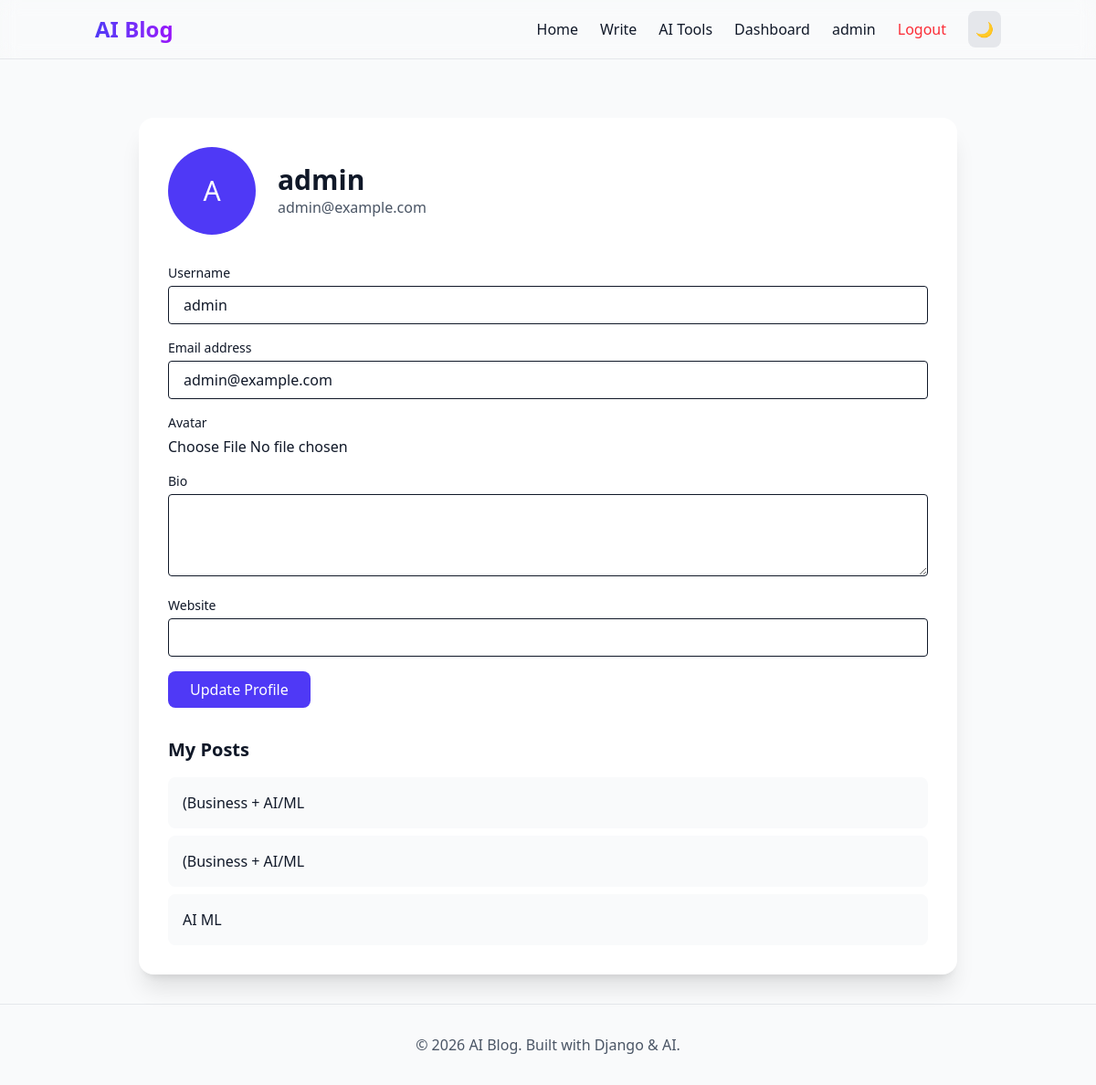
The app's page /users/profile/ (signed in) with its own data.
### users/models.py (models this page shows, shortened)
class CustomUser(AbstractUser):
    avatar = models.ImageField(upload_to='avatars/', blank=True, null=True)
    bio = models.TextField(blank=True, null=True)
    website = models.URLField(blank=True, null=True)

### posts/models.py (models this page shows, shortened)
class Post(models.Model):
    title = models.CharField(max_length=200)
    slug = models.SlugField(unique=True, blank=True)
    content = RichTextUploadingField()
    author = models.ForeignKey(User, on_delete=models.CASCADE, related_name='posts')
    category = models.ForeignKey(Category, on_delete=models.SET_NULL, null=True, blank=True)
    tags = TaggableManager(blank=True)
    created_at = models.DateTimeField(auto_now_add=True)
    updated_at = models.DateTimeField(auto_now=True)
    is_published = models.BooleanField(default=True)
    is_ai_generated = models.BooleanField(default=False)
    likes = models.ManyToManyField(User, related_name='liked_posts', blank=True)
    bookmarks = models.ManyToManyField(User, related_name='bookmarked_posts', blank=True)
    class Meta:
        ordering = ['-created_at']

### users/views.py (the view)
# urls.py: path('profile/', views.profile_view, name='profile'),
@login_required
def profile_view(request):
    if request.method == 'POST':
        form = ProfileEditForm(request.POST, request.FILES, instance=request.user)
        if form.is_valid():
            form.save()
            return redirect('users:profile')
    else:
        form = ProfileEditForm(instance=request.user)
    return render(request, 'users/profile.html', {'form': form})

### users/forms.py
class ProfileEditForm(forms.ModelForm):
    class Meta:
        model = CustomUser
        fields = ('username', 'email', 'avatar', 'bio', 'website')
        widgets = {
            'username': forms.TextInput(attrs={'class': 'w-full px-4 py-2 rounded border'}),
            'email': forms.EmailInput(attrs={'class': 'w-full px-4 py-2 rounded border'}),
            'bio': forms.Textarea(attrs={'class': 'w-full px-4 py-2 rounded border', 'rows': 3}),
            'website': forms.URLInput(attrs={'class': 'w-full px-4 py-2 rounded border'}),
        }

### templates/users/profile.html (shortened to what this page needs)
{% extends 'base.html' %}
{% block content %}
<div class="max-w-4xl mx-auto mt-8" data-aos="fade-up">
    <div class="bg-white dark:bg-gray-800 rounded-2xl shadow-xl p-8">
        <div class="flex items-center gap-6 mb-8">
            {% if user.avatar %}
            <img src="{{ user.avatar.url }}" class="w-24 h-24 rounded-full object-cover border-4 border-indigo-600">
            {% else %}
            <div class="w-24 h-24 rounded-full bg-indigo-600 flex items-center justify-center text-white text-3xl">
                {{ user.username.0|upper }}
            </div>
            {% endif %}
            <div>
                <h1 class="text-3xl font-bold">{{ user.username }}</h1>
                <p class="text-gray-600 dark:text-gray-400">{{ user.email }}</p>
            </div>
        </div>
        <form method="post" enctype="multipart/form-data" class="space-y-4">
            {% for field in form %}
            <div>
                <label class="block text-sm font-medium mb-1">{{ field.label }}</label>
                {{ field }}
            </div>
            {% endfor %}
            <button type="submit" class="bg-indigo-600 text-white px-6 py-2 rounded-lg hover:bg-indigo-700 transition">Update Profile</button>
        </form>
        <div class="mt-8">
            <h2 class="text-xl font-bold mb-4">My Posts</h2>
            <div class="space-y-2">
                {% for post in user.posts.all %}
                <a href="{% url 'posts:post_detail' post.slug %}" class="block p-4 bg-gray-50 dark:bg-gray-700 rounded-lg hover:bg-gray-100 dark:hover:bg-gray-600 transition">
                    {{ post.title }}
                </a>
                {% empty %}
                <p class="text-gray-500">No posts yet. <a href="{% url 'posts:post_create' %}" class="text-indigo-600">Create one</a></p>
                {% endfor %}
            </div>
        </div>
    </div>
</div>
{% endblock %}

### templates/base.html (shortened to what this page needs)
<!DOCTYPE html>
<html lang="en" class="{% if request.session.dark_mode %}dark{% endif %}">
<head>
    {% load static %}
    <link rel="stylesheet" href="{% static 'css/output.css' %}">
    <link rel="stylesheet" href="https://cdnjs.cloudflare.com/ajax/libs/aos/2.3.4/aos.css">
</head>
<body class="bg-gray-50 dark:bg-gray-900 text-gray-900 dark:text-gray-100 transition-colors min-h-screen flex flex-col">
    <nav class="glass sticky top-0 z-40 border-b border-gray-200 dark:border-gray-700">
        <div class="container mx-auto px-4 py-3 flex justify-between items-center">
            <a href="/" class="text-2xl font-bold bg-gradient-to-r from-indigo-600 to-purple-600 bg-clip-text text-transparent">AI Blog</a>
            <div class="flex items-center gap-6">
                <a href="/" class="hover:text-indigo-600 transition">Home</a>
                {% if user.is_authenticated %}
                    <a href="{% url 'posts:post_create' %}" class="hover:text-indigo-600 transition">Write</a>
                    <a href="{% url 'ai:ai_generate' %}" class="hover:text-indigo-600 transition">AI Tools</a>
                    <a href="{% url 'dashboard:overview' %}" class="hover:text-indigo-600 transition">Dashboard</a>
                    <a href="{% url 'users:profile' %}" class="flex items-center gap-2">
                        {{ user.username }}
                    </a>
                    <form action="{% url 'users:logout' %}" method="post" class="inline">{% csrf_token %}<button type="submit" class="text-red-500">Logout</button></form>
                {% else %}
                    <a href="{% url 'users:login' %}" class="hover:text-indigo-600 transition">Login</a>
                    <a href="{% url 'users:signup' %}" class="bg-indigo-600 text-white px-4 py-2 rounded-lg hover:bg-indigo-700 transition">Sign Up</a>
                {% endif %}
                <button id="dark-toggle" class="p-2 rounded-lg bg-gray-200 dark:bg-gray-700">
                    <span class="dark:hidden">🌙</span><span class="hidden dark:inline">☀️</span>
                </button>
            </div>
        </div>
    </nav>
    <main class="container mx-auto px-4 py-8 flex-grow">
        {% block content %}{% endblock %}
    </main>
    <footer class="border-t border-gray-200 dark:border-gray-700 py-8 mt-auto">
        <div class="container mx-auto px-4 text-center text-gray-600 dark:text-gray-400">
            © 2026 AI Blog. Built with Django & AI.
        </div>
    </footer>
</body>
</html>

### records on screen
CustomUser: username "admin", username.0 "A", email "admin@example.com", form "admin" "admin@example.com"
Post: title "(Business + AI/ML"
Post: title "(Business + AI/ML"
Post: title "AI ML"

### other values on screen
{{ field.label }} "Username" "Email address" "Avatar" "Bio" "Website"
